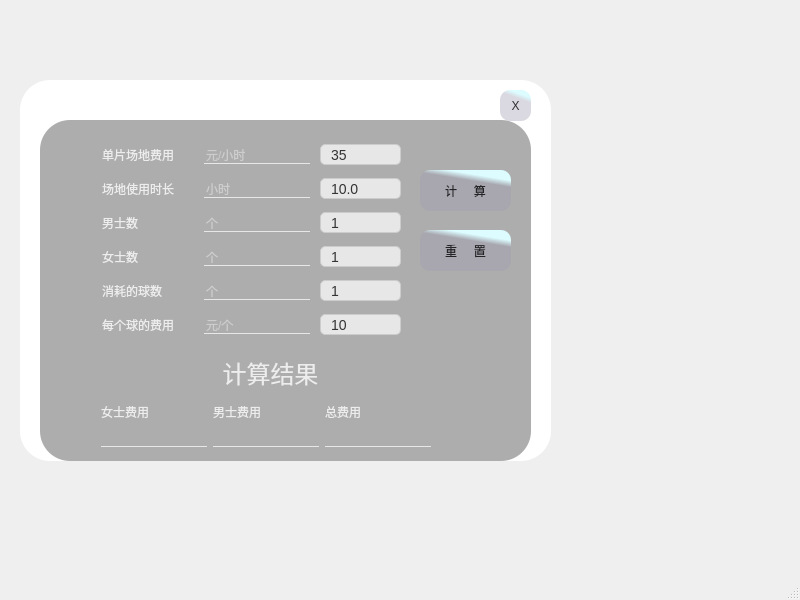
<?xml version="1.0" encoding="UTF-8"?>
<ui version="4.0">
 <class>badminton</class>
 <widget class="QMainWindow" name="badminton">
  <property name="geometry">
   <rect>
    <x>0</x>
    <y>0</y>
    <width>800</width>
    <height>600</height>
   </rect>
  </property>
  <property name="windowTitle">
   <string>羽球人计算器</string>
  </property>
  <property name="toolTip">
   <string/>
  </property>
  <widget class="QWidget" name="centralwidget">
   <widget class="QFrame" name="frame">
    <property name="geometry">
     <rect>
      <x>20</x>
      <y>80</y>
      <width>531</width>
      <height>381</height>
     </rect>
    </property>
    <property name="sizeIncrement">
     <size>
      <width>1202</width>
      <height>676</height>
     </size>
    </property>
    <property name="styleSheet">
     <string notr="true">*{
	background-color: qlineargradient(spread:pad, x1:0.488, y1:0.829545, x2:0.602273, y2:0.284, stop:0 rgba(100, 98, 97, 255), stop:0.943182 rgba(0, 255, 255, 255));
	background-color:rgb(255,255,255)
}

QFrame#frame{
	border-radius:30px;
	border-image: url(:/picture/m.jpg);
}
#frame_2{
	border-radius:30px;
	background-color: rgba(80, 80, 80, 120);
}

Qlabel#label{
	border-radius:30px;
	color: rgba(255, 255, 255, 200);
}
#label_2{
	background: transparent;
	font: 500 12pt &quot;苹方-简&quot;;
	color: rgba(255, 255, 255, 200);
}
#label_3{
	background: transparent;
	font: 500 12pt &quot;苹方-简&quot;;
	color: rgba(255, 255, 255, 200);
}
#label_4{
	background: transparent;
	font: 500 12pt &quot;苹方-简&quot;;
	color: rgba(255, 255, 255, 200);
}
#label_5{
	background: transparent;
	font: 500 12pt &quot;苹方-简&quot;;
	color: rgba(255, 255, 255, 200);
}
#label_6{
	background: transparent;
	font: 500 12pt &quot;苹方-简&quot;;
	color: rgba(255, 255, 255, 200);
}
#label_7{
	background: transparent;
	font: 500 12pt &quot;苹方-简&quot;;
	color: rgba(255, 255, 255, 200);
}
#label_8{
	background: transparent;
	font: 500 18pt &quot;苹方-简&quot;;
	color: rgba(255, 255, 255, 200);
}
#label_9{
	background: transparent;
	font: 500 12pt &quot;苹方-简&quot;;
	color: rgba(255, 255, 255, 200);
}
#label_10{
	background: transparent;
	font: 500 12pt &quot;苹方-简&quot;;
	color: rgba(255, 255, 255, 200);
}
#label_11{
	background: transparent;
	font: 500 12pt &quot;苹方-简&quot;;
	color: rgba(255, 255, 255, 200);
}

QLineEdit{
	background: transparent;
	border:none;
	border-bottom:1px solid rgba(255, 255, 255, 180);
	color: rgba(255, 255, 255, 200);
}

QPushButton{
	border-radius:10px;
	font: 700 10pt &quot;微软雅黑&quot;;
	background-color: qlineargradient(spread:pad, x1:0.722, y1:0.318455, x2:0.778, y2:0.165955, stop:0 rgba(160, 159, 179, 100), stop:0.943182 rgba(220, 252, 255, 255));
	color: rgba(0, 0, 0, 200);
}
QPushButton:hover{
	border-radius:10px;
	background-color: qlineargradient(spread:pad, x1:0.722, y1:0.318455, x2:0.778, y2:0.165955, stop:0 rgba(180, 159, 179, 100), stop:0.943182 rgba(220, 252, 255, 255));
	border: 2px solid rgb(112, 131, 141);
}
QPushButton:pressed{
	border-radius:10px;
	background-color: qlineargradient(spread:pad, x1:0.722, y1:0.318455, x2:0.778, y2:0.165955, stop:0 rgba(180, 159, 179, 100), stop:0.943182 rgba(220, 252, 255, 255));
	padding-top:2px;
	padding-left:2px;
}

QComboBox {
    border: 1px solid #cccccc;
    border-radius: 5px;
    padding: 3px 10px;
    background-color: rgba(255, 255, 255, 180);
    color: #333333;
    font-family: &quot;Microsoft YaHei&quot;, sans-serif;
    font-size: 14px;
}

QComboBox:hover {
    border: 1px solid #66afe9;
}

QComboBox::drop-down {
    border: none;
    background-color: rgba(255, 255, 255, 0);
}

QComboBox::down-arrow {
    image: url(:/icons/down-arrow.png);
    width: 12px;
    height: 12px;
}

QComboBox QAbstractItemView {
    background-color: rgba(255, 255, 255, 200);
    border: 1px solid #cccccc;
    color: #333333;
    selection-background-color: #e0e0e0; /* 改为淡灰色 */
    selection-color: #000000;
    border-radius: 10px;
    padding: 2px;
    outline: none; /* 去掉整个视图的虚线框 */
}

QComboBox QAbstractItemView::item {
    height: 30px;
    padding: 2px 5px;
    outline: none; /* 去掉项目的虚线框 */
}

QComboBox QAbstractItemView::item:selected {
    background-color: #e0e0e0; /* 选中项的背景色为淡灰色 */
    color: #000000; /* 选中项的字体颜色为黑色 */
    outline: none; /* 去掉选中项的虚线框 */
}

QScrollBar:vertical {
    border: none;
    background: #e0e0e0;
    width: 12px;
    margin: 0px 0px 0px 0px;
}

QScrollBar::handle:vertical {
    background: #b0b0b0;
    min-height: 20px;
    border-radius: 5px;
}

QScrollBar::add-line:vertical, QScrollBar::sub-line:vertical {
    background: none;
    height: 0px;
}

QScrollBar::add-page:vertical, QScrollBar::sub-page:vertical {
    background: none;
}
</string>
    </property>
    <property name="frameShape">
     <enum>QFrame::Shape::StyledPanel</enum>
    </property>
    <property name="frameShadow">
     <enum>QFrame::Shadow::Raised</enum>
    </property>
    <widget class="QFrame" name="frame_2">
     <property name="geometry">
      <rect>
       <x>20</x>
       <y>40</y>
       <width>491</width>
       <height>341</height>
      </rect>
     </property>
     <property name="styleSheet">
      <string notr="true"/>
     </property>
     <property name="frameShape">
      <enum>QFrame::Shape::StyledPanel</enum>
     </property>
     <property name="frameShadow">
      <enum>QFrame::Shadow::Raised</enum>
     </property>
     <widget class="QLabel" name="label_2">
      <property name="geometry">
       <rect>
        <x>62</x>
        <y>24</y>
        <width>96</width>
        <height>22</height>
       </rect>
      </property>
      <property name="styleSheet">
       <string notr="true">QLabel#label_2{
	border-radius:30px;
}</string>
      </property>
      <property name="text">
       <string>单片场地费用</string>
      </property>
     </widget>
     <widget class="QLineEdit" name="ratePerCourtLineEdit">
      <property name="geometry">
       <rect>
        <x>164</x>
        <y>26</y>
        <width>106</width>
        <height>18</height>
       </rect>
      </property>
      <property name="cursor">
       <cursorShape>IBeamCursor</cursorShape>
      </property>
      <property name="placeholderText">
       <string>元/小时</string>
      </property>
     </widget>
     <widget class="QPushButton" name="CalculateButton">
      <property name="geometry">
       <rect>
        <x>380</x>
        <y>50</y>
        <width>91</width>
        <height>41</height>
       </rect>
      </property>
      <property name="text">
       <string>计     算</string>
      </property>
     </widget>
     <widget class="QPushButton" name="resetButton">
      <property name="geometry">
       <rect>
        <x>380</x>
        <y>110</y>
        <width>91</width>
        <height>41</height>
       </rect>
      </property>
      <property name="text">
       <string>重     置</string>
      </property>
     </widget>
     <widget class="QLabel" name="label_8">
      <property name="geometry">
       <rect>
        <x>170</x>
        <y>240</y>
        <width>121</width>
        <height>31</height>
       </rect>
      </property>
      <property name="font">
       <font>
        <family>苹方-简</family>
        <pointsize>18</pointsize>
        <italic>false</italic>
        <fontweight>Medium</fontweight>
       </font>
      </property>
      <property name="text">
       <string>计算结果</string>
      </property>
      <property name="alignment">
       <set>Qt::AlignmentFlag::AlignBottom|Qt::AlignmentFlag::AlignHCenter</set>
      </property>
      <property name="wordWrap">
       <bool>true</bool>
      </property>
      <property name="openExternalLinks">
       <bool>false</bool>
      </property>
      <property name="textInteractionFlags">
       <set>Qt::TextInteractionFlag::NoTextInteraction</set>
      </property>
     </widget>
     <widget class="QComboBox" name="comboBox">
      <property name="geometry">
       <rect>
        <x>280</x>
        <y>24</y>
        <width>81</width>
        <height>21</height>
       </rect>
      </property>
      <item>
       <property name="text">
        <string>35</string>
       </property>
      </item>
      <item>
       <property name="text">
        <string>30</string>
       </property>
      </item>
      <item>
       <property name="text">
        <string>25</string>
       </property>
      </item>
      <item>
       <property name="text">
        <string>20</string>
       </property>
      </item>
      <item>
       <property name="text">
        <string>15</string>
       </property>
      </item>
      <item>
       <property name="text">
        <string>10</string>
       </property>
      </item>
     </widget>
     <widget class="QComboBox" name="comboBox_2">
      <property name="geometry">
       <rect>
        <x>280</x>
        <y>58</y>
        <width>81</width>
        <height>21</height>
       </rect>
      </property>
      <item>
       <property name="text">
        <string>10.0</string>
       </property>
      </item>
      <item>
       <property name="text">
        <string>9.5</string>
       </property>
      </item>
      <item>
       <property name="text">
        <string>9.0</string>
       </property>
      </item>
      <item>
       <property name="text">
        <string>8.5</string>
       </property>
      </item>
      <item>
       <property name="text">
        <string>8.0</string>
       </property>
      </item>
      <item>
       <property name="text">
        <string>7.5</string>
       </property>
      </item>
      <item>
       <property name="text">
        <string>7.0</string>
       </property>
      </item>
      <item>
       <property name="text">
        <string>6.5</string>
       </property>
      </item>
      <item>
       <property name="text">
        <string>6.0</string>
       </property>
      </item>
      <item>
       <property name="text">
        <string>5.5</string>
       </property>
      </item>
      <item>
       <property name="text">
        <string>5.0</string>
       </property>
      </item>
      <item>
       <property name="text">
        <string>4.5</string>
       </property>
      </item>
      <item>
       <property name="text">
        <string>4.0</string>
       </property>
      </item>
      <item>
       <property name="text">
        <string>3.5</string>
       </property>
      </item>
      <item>
       <property name="text">
        <string>3.0</string>
       </property>
      </item>
      <item>
       <property name="text">
        <string>2.5</string>
       </property>
      </item>
      <item>
       <property name="text">
        <string>2.0</string>
       </property>
      </item>
      <item>
       <property name="text">
        <string>1.5</string>
       </property>
      </item>
      <item>
       <property name="text">
        <string>1.0</string>
       </property>
      </item>
      <item>
       <property name="text">
        <string>0.5</string>
       </property>
      </item>
     </widget>
     <widget class="QComboBox" name="comboBox_3">
      <property name="geometry">
       <rect>
        <x>280</x>
        <y>92</y>
        <width>81</width>
        <height>21</height>
       </rect>
      </property>
      <item>
       <property name="text">
        <string>1</string>
       </property>
      </item>
      <item>
       <property name="text">
        <string>2</string>
       </property>
      </item>
      <item>
       <property name="text">
        <string>3</string>
       </property>
      </item>
      <item>
       <property name="text">
        <string>4</string>
       </property>
      </item>
      <item>
       <property name="text">
        <string>5</string>
       </property>
      </item>
      <item>
       <property name="text">
        <string>6</string>
       </property>
      </item>
      <item>
       <property name="text">
        <string>7</string>
       </property>
      </item>
      <item>
       <property name="text">
        <string>8</string>
       </property>
      </item>
      <item>
       <property name="text">
        <string>9</string>
       </property>
      </item>
      <item>
       <property name="text">
        <string>10</string>
       </property>
      </item>
      <item>
       <property name="text">
        <string>11</string>
       </property>
      </item>
      <item>
       <property name="text">
        <string>12</string>
       </property>
      </item>
      <item>
       <property name="text">
        <string>13</string>
       </property>
      </item>
      <item>
       <property name="text">
        <string>14</string>
       </property>
      </item>
      <item>
       <property name="text">
        <string>15</string>
       </property>
      </item>
      <item>
       <property name="text">
        <string>16</string>
       </property>
      </item>
      <item>
       <property name="text">
        <string>17</string>
       </property>
      </item>
      <item>
       <property name="text">
        <string>18</string>
       </property>
      </item>
      <item>
       <property name="text">
        <string>19</string>
       </property>
      </item>
      <item>
       <property name="text">
        <string>20</string>
       </property>
      </item>
      <item>
       <property name="text">
        <string>21</string>
       </property>
      </item>
      <item>
       <property name="text">
        <string>22</string>
       </property>
      </item>
      <item>
       <property name="text">
        <string>23</string>
       </property>
      </item>
      <item>
       <property name="text">
        <string>24</string>
       </property>
      </item>
      <item>
       <property name="text">
        <string>25</string>
       </property>
      </item>
      <item>
       <property name="text">
        <string>26</string>
       </property>
      </item>
      <item>
       <property name="text">
        <string>27</string>
       </property>
      </item>
      <item>
       <property name="text">
        <string>28</string>
       </property>
      </item>
      <item>
       <property name="text">
        <string>29</string>
       </property>
      </item>
      <item>
       <property name="text">
        <string>30</string>
       </property>
      </item>
     </widget>
     <widget class="QComboBox" name="comboBox_4">
      <property name="geometry">
       <rect>
        <x>280</x>
        <y>126</y>
        <width>81</width>
        <height>21</height>
       </rect>
      </property>
      <item>
       <property name="text">
        <string>1</string>
       </property>
      </item>
      <item>
       <property name="text">
        <string>2</string>
       </property>
      </item>
      <item>
       <property name="text">
        <string>3</string>
       </property>
      </item>
      <item>
       <property name="text">
        <string>4</string>
       </property>
      </item>
      <item>
       <property name="text">
        <string>5</string>
       </property>
      </item>
      <item>
       <property name="text">
        <string>6</string>
       </property>
      </item>
      <item>
       <property name="text">
        <string>7</string>
       </property>
      </item>
      <item>
       <property name="text">
        <string>8</string>
       </property>
      </item>
      <item>
       <property name="text">
        <string>9</string>
       </property>
      </item>
      <item>
       <property name="text">
        <string>10</string>
       </property>
      </item>
      <item>
       <property name="text">
        <string>11</string>
       </property>
      </item>
      <item>
       <property name="text">
        <string>12</string>
       </property>
      </item>
      <item>
       <property name="text">
        <string>13</string>
       </property>
      </item>
      <item>
       <property name="text">
        <string>14</string>
       </property>
      </item>
      <item>
       <property name="text">
        <string>15</string>
       </property>
      </item>
      <item>
       <property name="text">
        <string>16</string>
       </property>
      </item>
      <item>
       <property name="text">
        <string>17</string>
       </property>
      </item>
      <item>
       <property name="text">
        <string>18</string>
       </property>
      </item>
      <item>
       <property name="text">
        <string>19</string>
       </property>
      </item>
      <item>
       <property name="text">
        <string>20</string>
       </property>
      </item>
      <item>
       <property name="text">
        <string>21</string>
       </property>
      </item>
      <item>
       <property name="text">
        <string>22</string>
       </property>
      </item>
      <item>
       <property name="text">
        <string>23</string>
       </property>
      </item>
      <item>
       <property name="text">
        <string>24</string>
       </property>
      </item>
      <item>
       <property name="text">
        <string>25</string>
       </property>
      </item>
      <item>
       <property name="text">
        <string>26</string>
       </property>
      </item>
      <item>
       <property name="text">
        <string>27</string>
       </property>
      </item>
      <item>
       <property name="text">
        <string>28</string>
       </property>
      </item>
      <item>
       <property name="text">
        <string>29</string>
       </property>
      </item>
      <item>
       <property name="text">
        <string>30</string>
       </property>
      </item>
     </widget>
     <widget class="QComboBox" name="comboBox_5">
      <property name="geometry">
       <rect>
        <x>280</x>
        <y>160</y>
        <width>81</width>
        <height>21</height>
       </rect>
      </property>
      <item>
       <property name="text">
        <string>1</string>
       </property>
      </item>
      <item>
       <property name="text">
        <string>2</string>
       </property>
      </item>
      <item>
       <property name="text">
        <string>3</string>
       </property>
      </item>
      <item>
       <property name="text">
        <string>4</string>
       </property>
      </item>
      <item>
       <property name="text">
        <string>5</string>
       </property>
      </item>
      <item>
       <property name="text">
        <string>6</string>
       </property>
      </item>
      <item>
       <property name="text">
        <string>7</string>
       </property>
      </item>
      <item>
       <property name="text">
        <string>8</string>
       </property>
      </item>
      <item>
       <property name="text">
        <string>9</string>
       </property>
      </item>
      <item>
       <property name="text">
        <string>10</string>
       </property>
      </item>
      <item>
       <property name="text">
        <string>11</string>
       </property>
      </item>
      <item>
       <property name="text">
        <string>12</string>
       </property>
      </item>
      <item>
       <property name="text">
        <string>13</string>
       </property>
      </item>
      <item>
       <property name="text">
        <string>14</string>
       </property>
      </item>
      <item>
       <property name="text">
        <string>15</string>
       </property>
      </item>
      <item>
       <property name="text">
        <string>16</string>
       </property>
      </item>
      <item>
       <property name="text">
        <string>17</string>
       </property>
      </item>
      <item>
       <property name="text">
        <string>18</string>
       </property>
      </item>
      <item>
       <property name="text">
        <string>19</string>
       </property>
      </item>
      <item>
       <property name="text">
        <string>20</string>
       </property>
      </item>
      <item>
       <property name="text">
        <string>21</string>
       </property>
      </item>
      <item>
       <property name="text">
        <string>22</string>
       </property>
      </item>
      <item>
       <property name="text">
        <string>23</string>
       </property>
      </item>
      <item>
       <property name="text">
        <string>24</string>
       </property>
      </item>
      <item>
       <property name="text">
        <string>25</string>
       </property>
      </item>
      <item>
       <property name="text">
        <string>26</string>
       </property>
      </item>
      <item>
       <property name="text">
        <string>27</string>
       </property>
      </item>
      <item>
       <property name="text">
        <string>28</string>
       </property>
      </item>
      <item>
       <property name="text">
        <string>29</string>
       </property>
      </item>
      <item>
       <property name="text">
        <string>30</string>
       </property>
      </item>
     </widget>
     <widget class="QComboBox" name="comboBox_6">
      <property name="geometry">
       <rect>
        <x>280</x>
        <y>194</y>
        <width>81</width>
        <height>21</height>
       </rect>
      </property>
      <item>
       <property name="text">
        <string>10</string>
       </property>
      </item>
      <item>
       <property name="text">
        <string>11</string>
       </property>
      </item>
      <item>
       <property name="text">
        <string>12</string>
       </property>
      </item>
      <item>
       <property name="text">
        <string>13</string>
       </property>
      </item>
      <item>
       <property name="text">
        <string>14</string>
       </property>
      </item>
      <item>
       <property name="text">
        <string>15</string>
       </property>
      </item>
      <item>
       <property name="text">
        <string>16</string>
       </property>
      </item>
      <item>
       <property name="text">
        <string>17</string>
       </property>
      </item>
      <item>
       <property name="text">
        <string>18</string>
       </property>
      </item>
      <item>
       <property name="text">
        <string>19</string>
       </property>
      </item>
      <item>
       <property name="text">
        <string>20</string>
       </property>
      </item>
      <item>
       <property name="text">
        <string>21</string>
       </property>
      </item>
      <item>
       <property name="text">
        <string>22</string>
       </property>
      </item>
      <item>
       <property name="text">
        <string>23</string>
       </property>
      </item>
      <item>
       <property name="text">
        <string>24</string>
       </property>
      </item>
      <item>
       <property name="text">
        <string>25</string>
       </property>
      </item>
      <item>
       <property name="text">
        <string>26</string>
       </property>
      </item>
      <item>
       <property name="text">
        <string>27</string>
       </property>
      </item>
      <item>
       <property name="text">
        <string>28</string>
       </property>
      </item>
      <item>
       <property name="text">
        <string>29</string>
       </property>
      </item>
      <item>
       <property name="text">
        <string>30</string>
       </property>
      </item>
     </widget>
     <widget class="QLineEdit" name="totalFeeLineEdit">
      <property name="enabled">
       <bool>false</bool>
      </property>
      <property name="geometry">
       <rect>
        <x>285</x>
        <y>309</y>
        <width>106</width>
        <height>18</height>
       </rect>
      </property>
     </widget>
     <widget class="QLabel" name="label_11">
      <property name="geometry">
       <rect>
        <x>285</x>
        <y>281</y>
        <width>48</width>
        <height>22</height>
       </rect>
      </property>
      <property name="text">
       <string>总费用</string>
      </property>
     </widget>
     <widget class="QLineEdit" name="womenFeeLineEdit">
      <property name="enabled">
       <bool>false</bool>
      </property>
      <property name="geometry">
       <rect>
        <x>61</x>
        <y>309</y>
        <width>106</width>
        <height>18</height>
       </rect>
      </property>
     </widget>
     <widget class="QLabel" name="label_9">
      <property name="geometry">
       <rect>
        <x>173</x>
        <y>281</y>
        <width>64</width>
        <height>22</height>
       </rect>
      </property>
      <property name="text">
       <string>男士费用</string>
      </property>
     </widget>
     <widget class="QLineEdit" name="menFeeLineEdit">
      <property name="enabled">
       <bool>false</bool>
      </property>
      <property name="geometry">
       <rect>
        <x>173</x>
        <y>309</y>
        <width>106</width>
        <height>18</height>
       </rect>
      </property>
     </widget>
     <widget class="QLabel" name="label_10">
      <property name="geometry">
       <rect>
        <x>61</x>
        <y>281</y>
        <width>64</width>
        <height>22</height>
       </rect>
      </property>
      <property name="text">
       <string>女士费用</string>
      </property>
     </widget>
     <widget class="QLabel" name="label_6">
      <property name="geometry">
       <rect>
        <x>62</x>
        <y>160</y>
        <width>80</width>
        <height>22</height>
       </rect>
      </property>
      <property name="text">
       <string>消耗的球数</string>
      </property>
     </widget>
     <widget class="QLineEdit" name="usageTimeLineEdit">
      <property name="geometry">
       <rect>
        <x>164</x>
        <y>60</y>
        <width>106</width>
        <height>18</height>
       </rect>
      </property>
      <property name="placeholderText">
       <string>小时</string>
      </property>
     </widget>
     <widget class="QLabel" name="label_4">
      <property name="geometry">
       <rect>
        <x>62</x>
        <y>92</y>
        <width>48</width>
        <height>22</height>
       </rect>
      </property>
      <property name="text">
       <string>男士数</string>
      </property>
     </widget>
     <widget class="QLineEdit" name="shuttlecockCostLineEdit">
      <property name="geometry">
       <rect>
        <x>164</x>
        <y>196</y>
        <width>106</width>
        <height>18</height>
       </rect>
      </property>
      <property name="placeholderText">
       <string>元/个</string>
      </property>
     </widget>
     <widget class="QLineEdit" name="menCountLineEdit">
      <property name="geometry">
       <rect>
        <x>164</x>
        <y>94</y>
        <width>106</width>
        <height>18</height>
       </rect>
      </property>
      <property name="placeholderText">
       <string>个</string>
      </property>
     </widget>
     <widget class="QLabel" name="label_5">
      <property name="geometry">
       <rect>
        <x>62</x>
        <y>126</y>
        <width>48</width>
        <height>22</height>
       </rect>
      </property>
      <property name="text">
       <string>女士数</string>
      </property>
     </widget>
     <widget class="QLineEdit" name="shuttlecockCountLineEdit">
      <property name="geometry">
       <rect>
        <x>164</x>
        <y>162</y>
        <width>106</width>
        <height>18</height>
       </rect>
      </property>
      <property name="placeholderText">
       <string>个</string>
      </property>
     </widget>
     <widget class="QLineEdit" name="womenCountLineEdit">
      <property name="geometry">
       <rect>
        <x>164</x>
        <y>128</y>
        <width>106</width>
        <height>18</height>
       </rect>
      </property>
      <property name="placeholderText">
       <string>个</string>
      </property>
     </widget>
     <widget class="QLabel" name="label_3">
      <property name="geometry">
       <rect>
        <x>62</x>
        <y>58</y>
        <width>96</width>
        <height>22</height>
       </rect>
      </property>
      <property name="text">
       <string>场地使用时长</string>
      </property>
     </widget>
     <widget class="QLabel" name="label_7">
      <property name="geometry">
       <rect>
        <x>62</x>
        <y>194</y>
        <width>96</width>
        <height>22</height>
       </rect>
      </property>
      <property name="text">
       <string>每个球的费用</string>
      </property>
     </widget>
    </widget>
    <widget class="QPushButton" name="closeButton">
     <property name="geometry">
      <rect>
       <x>480</x>
       <y>10</y>
       <width>31</width>
       <height>31</height>
      </rect>
     </property>
     <property name="styleSheet">
      <string notr="true"/>
     </property>
     <property name="text">
      <string>X</string>
     </property>
    </widget>
   </widget>
  </widget>
  <widget class="QStatusBar" name="statusbar"/>
 </widget>
 <resources/>
 <connections/>
</ui>
